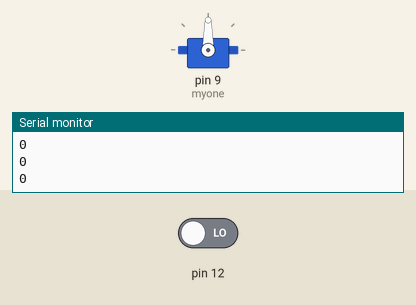
Recording of a sketch running on a simulated Arduino Uno, built with avr-gcc and run on an emulated ATmega328P. On the bench: servo, the last lines printed to the serial monitor. The inputs (shaded band) are chosen by the test bench; at power-on: pin 12 LOW.

Above: at 1.8 s.
1.9 s: pin 12 driven HIGH
At 4.8 s:
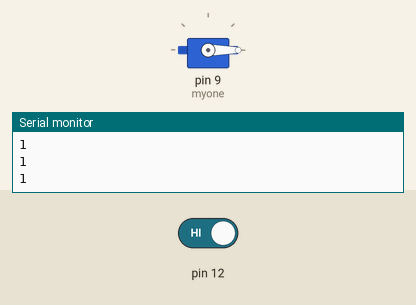
4.9 s: pin 12 driven LOW
At 5.7 s:
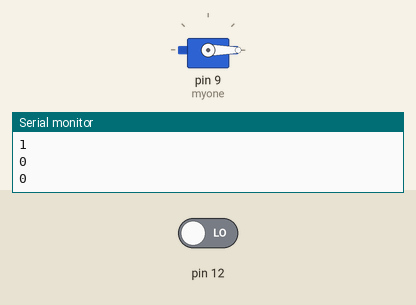
Timing chart, 0 to 7.9 s (numbered marks = the images above; inputs shaded):
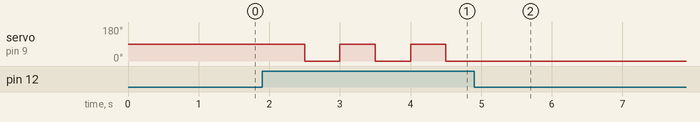

Measured:
- after the input at 1.9 s, servo on pin 9 (myone): alternates 90° for 0.50 s and 0° for 0.50 s, starting after 0.60 s
- after the input at 4.9 s, servo on pin 9 (myone): stops changing and stays 0°

The sketch:

servo_flag.ino
```cpp
#include <Servo.h>
Servo myone;

int flag = 0;

void setup() {
  myone.attach(9);
  pinMode(12, INPUT);
  Serial.begin(9600);
}

void loop() {
  int value = digitalRead(12);
  Serial.println(value);

  if(value){
    if(flag) myone.write(0);
    else myone.write(90);

    flag = !flag;
  }

  delay(500);
}
```
